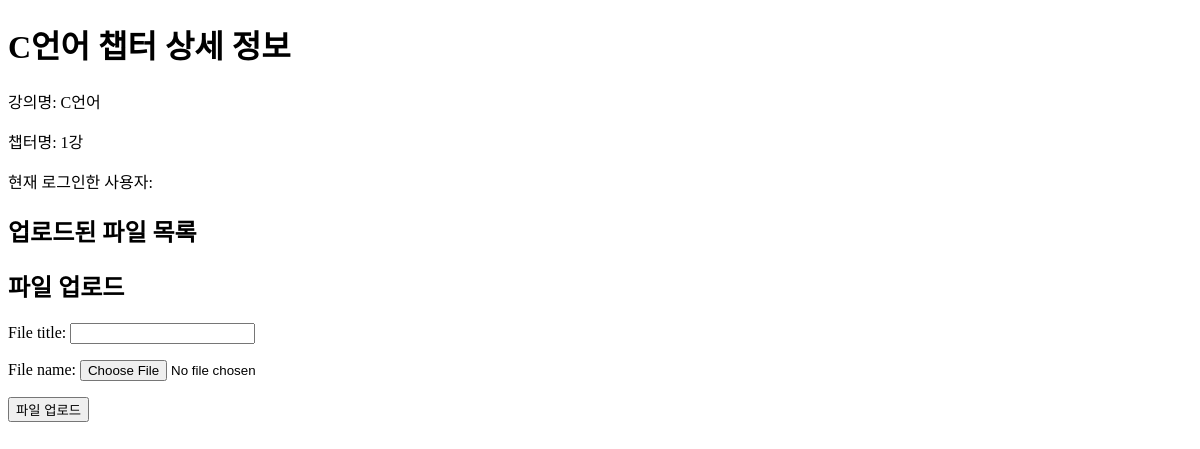
The app's page /upload/chapter_detail/C언어/1강/, older data.
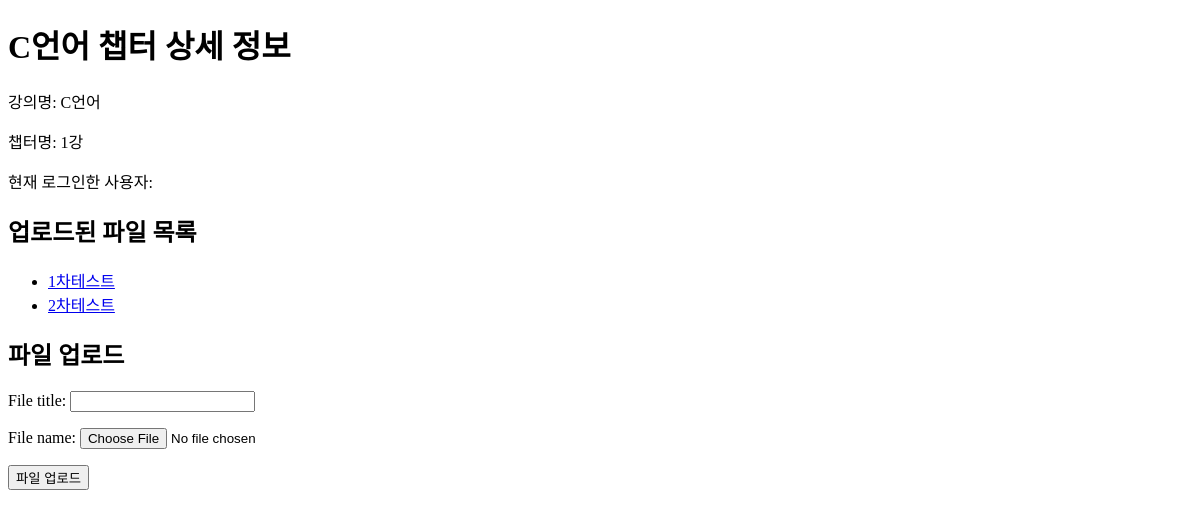
The same page, newer data.
### user/models.py (models this page shows, shortened)
class LectureChapter(models.Model):
    user = models.ForeignKey(User, on_delete=models.CASCADE, null=True)  # 사용자와의 외부 키 연결
    lecture = models.ForeignKey(Lecture, related_name='chapters', on_delete=models.CASCADE)
    chapter_name = models.CharField(max_length=100, null=True)  # 텍스트 형식의 챕터 이름 필드
    class Meta:
        verbose_name_plural = 'Lecture Chapters'

class Lecture(models.Model):
    title = models.CharField(max_length=100)

### upload/models.py (models this page shows, shortened)
class UploadFile(models.Model):
    user = models.ForeignKey(User, on_delete=models.CASCADE, null=True)
    chapter = models.ForeignKey(LectureChapter, on_delete=models.CASCADE, null=True)
    file_title = models.CharField(max_length=50, default="")
    file_name = models.FileField(null=True)

### upload/views.py (the view)
# urls.py: path('chapter_detail/<str:lecture_name>/<str:chapter_name>/', views.chapter_detail_view, name='chapter_detail'),  # chapter_detail_view
def chapter_detail_view(request, lecture_name, chapter_name):
    chapter = LectureChapter.objects.filter(lecture__title=lecture_name, chapter_name=chapter_name).first()
    current_user = request.user
    if not chapter:
        raise Http404("챕터를 찾을 수 없습니다.")
    uploaded_files = UploadFile.objects.filter(chapter=chapter)
    form = UploadFileForm(request.POST or None, request.FILES or None)
    context = {
        'chapter': chapter,
        'uploaded_files': uploaded_files,  # 업로드된 파일들을 context에 추가
        'form': form,  # 폼을 context에 추가
    }
    return render(request, "upload/chapter_detail.html", context)

### upload/forms.py
class UploadFileForm(forms.ModelForm):
    class Meta:
        model = UploadFile
        fields = ['file_title', 'file_name']    # 사용자에게 입력받을 필드 지정

### upload/templates/upload/chapter_detail.html (shortened to what this page needs)
<!DOCTYPE html>
<html lang="ko">
<head>
</head>
<body>
    <h1>{{ chapter.lecture.title }} 챕터 상세 정보</h1>
    <p>강의명: {{ chapter.lecture.title }} </p>
    <p>챕터명: {{ chapter.chapter_name }} </p>
    <p>현재 로그인한 사용자: {{ user.username }}</p>
    <h2>업로드된 파일 목록</h2>
    <ul>
        {% for file in uploaded_files %}
            <li><a href="{{ file.file_name.url }}">{{ file.file_title }}</a></li>
        {% endfor %}
    </ul>
    <h2>파일 업로드</h2>
    <form method="post" action="{% url 'upload:upload_file' lecture_name=chapter.lecture.title chapter_name=chapter.chapter_name %}" enctype="multipart/form-data">
        {{ form.as_p }}
        <button type="submit">파일 업로드</button>
    </form>
</body>
</html>

Row changes from the older to the newer data that the page shows:
added UploadFile: file_title "1차테스트"
added UploadFile: file_title "2차테스트"
